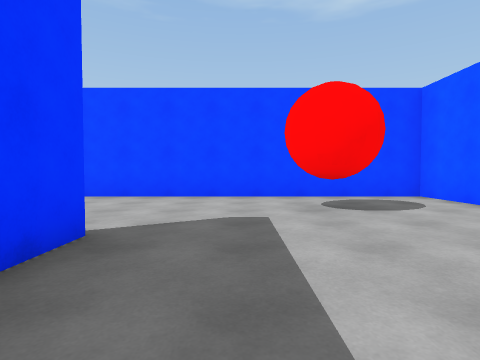
view 1 (above)

22 first-person views from a walk through a scene from a Unity 3-D project. The camera is 1.2 m above the floor, tilts 2° down and sees 80° across. The floor is counted in squares, 2 m on a side. Each view is taken from the middle of a square. On the plan, view 1 faces up. The plan holds only what a view shows up to about 9 squares ahead; the rest is blank. The place goes on beyond the plan. The player is left out.

view 2
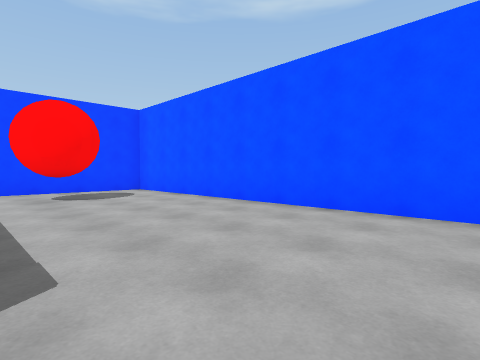

view 3
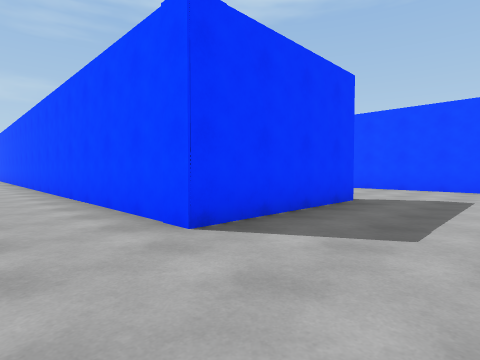

view 4
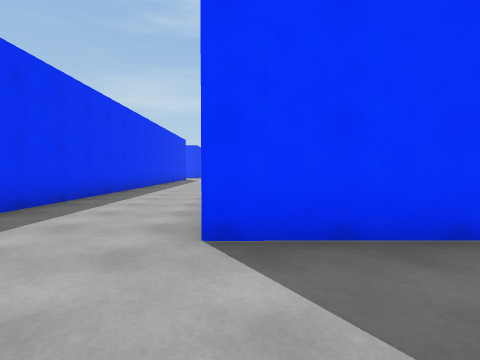

view 5
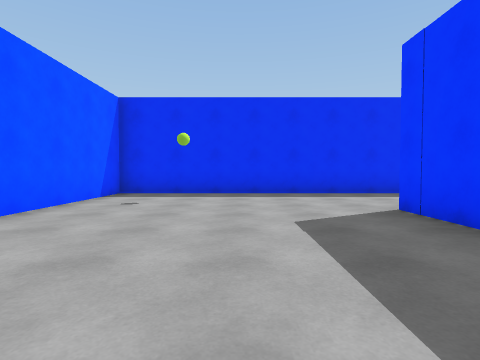

view 6
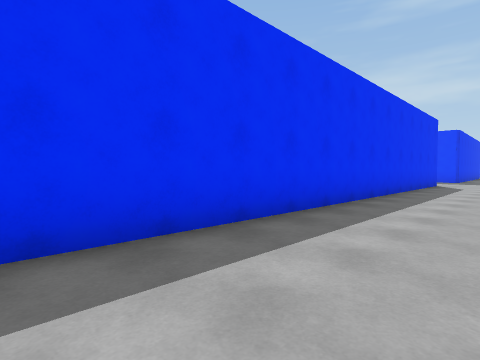

view 7
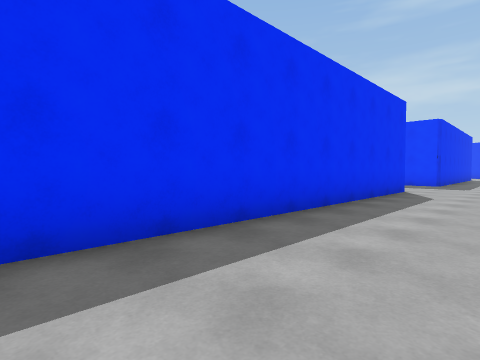

view 8
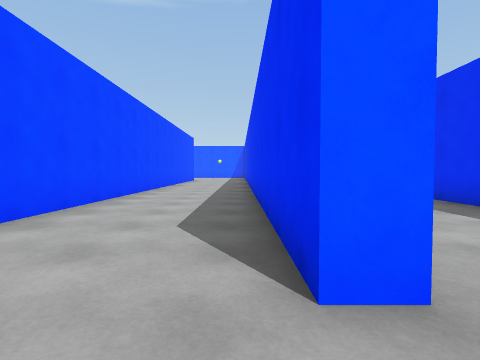

view 9
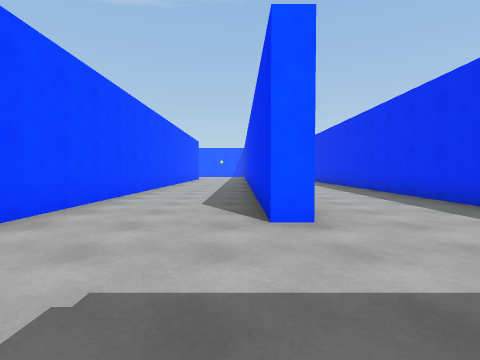

view 10
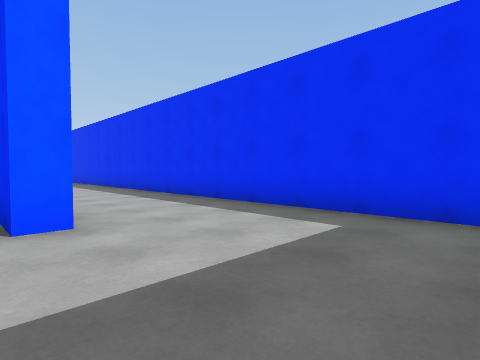

view 11
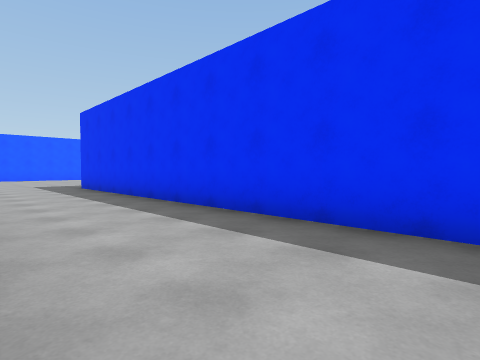

view 12
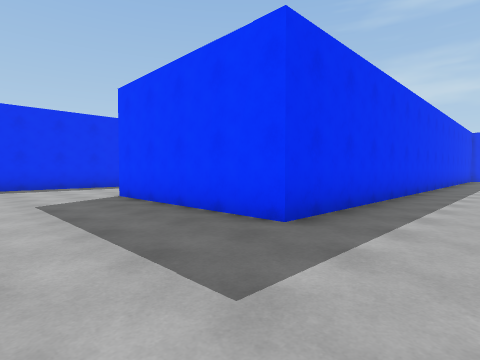

view 13
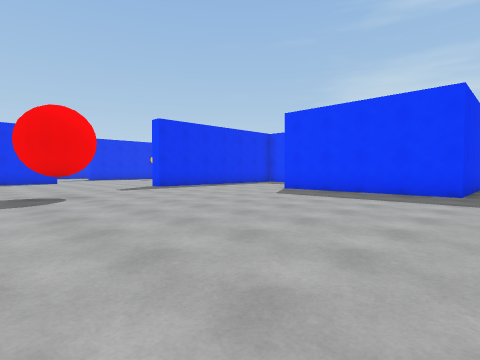

view 14
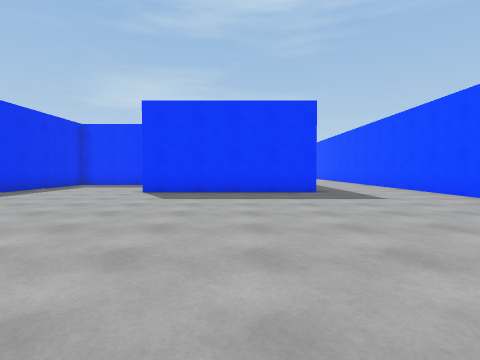

view 15
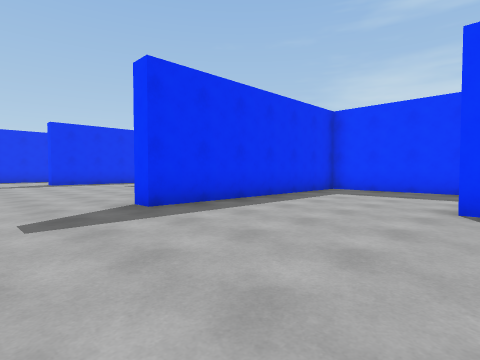

view 16
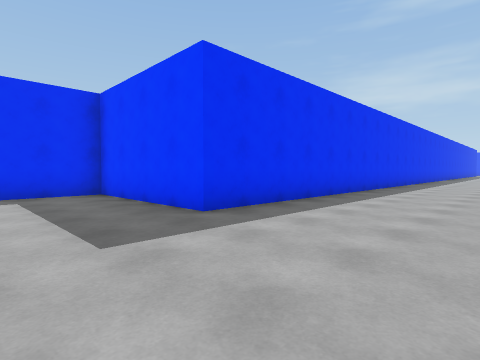

view 17
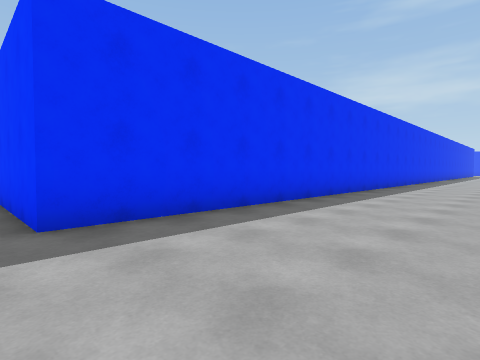

view 18
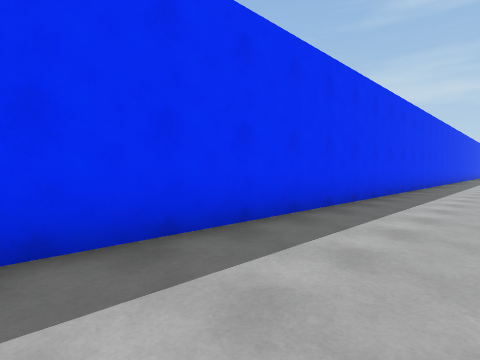

view 19
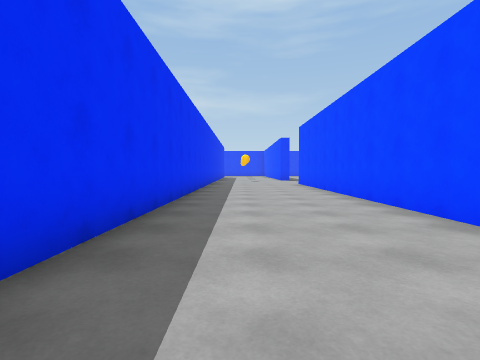

view 20
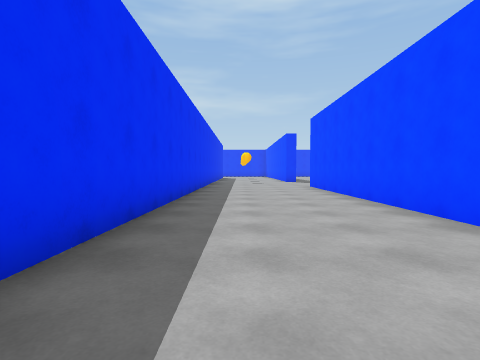

view 21
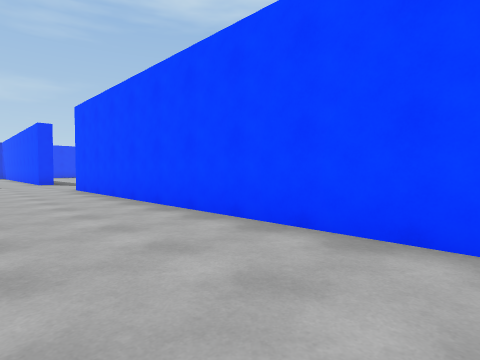

view 22
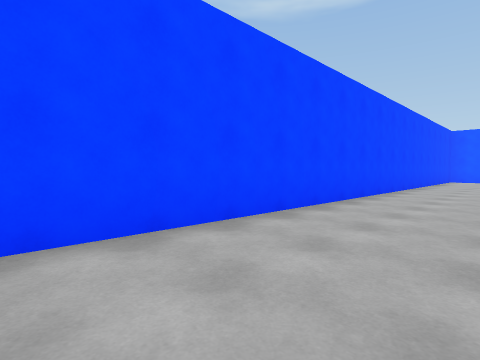

### Floor plan
Points are (right, up) in squares from view 1. A wall is a line through its corners. A room is listed if a view was taken in it or the views show most of it. See-through windows are left out.
Room 1 (views 1, 2, 3, 4, 5, 6, 7)
walls: (-1.4, 2.6) (-1.4, -1.3) (-16.9, -1.3); (-16.7, -4.3) (4.1, -4.3) (4.1, 3.6)
ways out: opening at (-16.5, -2.5) to room 2; opening at (3, 4.5) to room 3; opening at (-0.5, 2.5)
Room 2 (views 8, 9, 10, 11, 12, 13, 14, 15, 16, 17, 18, 19, 20, 21, 22)
walls: (-11.8, -8.4) (-28.5, -8.4); (-16.7, -4.9) (-16.7, -4.3); (-3.1, -4.8) (-6, -4.8); (-19.8, -8) (-4.7, -8) (-4.7, -12.6); (-28, -12.3) (-8.6, -12.3) (-8.6, -16.3) (-2.2, -16.3)
ways out: opening at (-16.5, -2.5) to room 1; opening at (-1, -14.7)
Room 3 (no view inside)
walls: (4.1, 3.6) (4.1, 6.5) (0.6, 6.5)
ways out: opening at (3, 4.5) to room 1; opening at (1.5, 6)

Where each view was taken, in squares from view 1:
view 1: 0 up, 0 right, facing up
view 2: 2 down, 0 right, facing up-right
view 3: 3 down, 1 right, facing up-left
view 4: 1 down, 1 right, facing left
view 5: 3 up, 1 right, facing down
view 6: 2 down, 4 left, facing down-left
view 7: 2 down, 8 left, facing down-left
view 8: 4 down, 18 left, facing right
view 9: 4 down, 20 left, facing right
view 10: 4 down, 20 left, facing down-right
view 11: 5 down, 15 left, facing down-right
view 12: 6 down, 2 left, facing down-left
view 13: 7 down, 3 right, facing down-left
view 14: 10 down, 3 right, facing left
view 15: 12 down, 0 right, facing down-left
view 16: 9 down, 6 left, facing down-left
view 17: 9 down, 8 left, facing down-left
view 18: 10 down, 13 left, facing down-left
view 19: 11 down, 17 left, facing left
view 20: 11 down, 19 left, facing left
view 21: 11 down, 20 left, facing up-left
view 22: 11 down, 22 left, facing up-right
